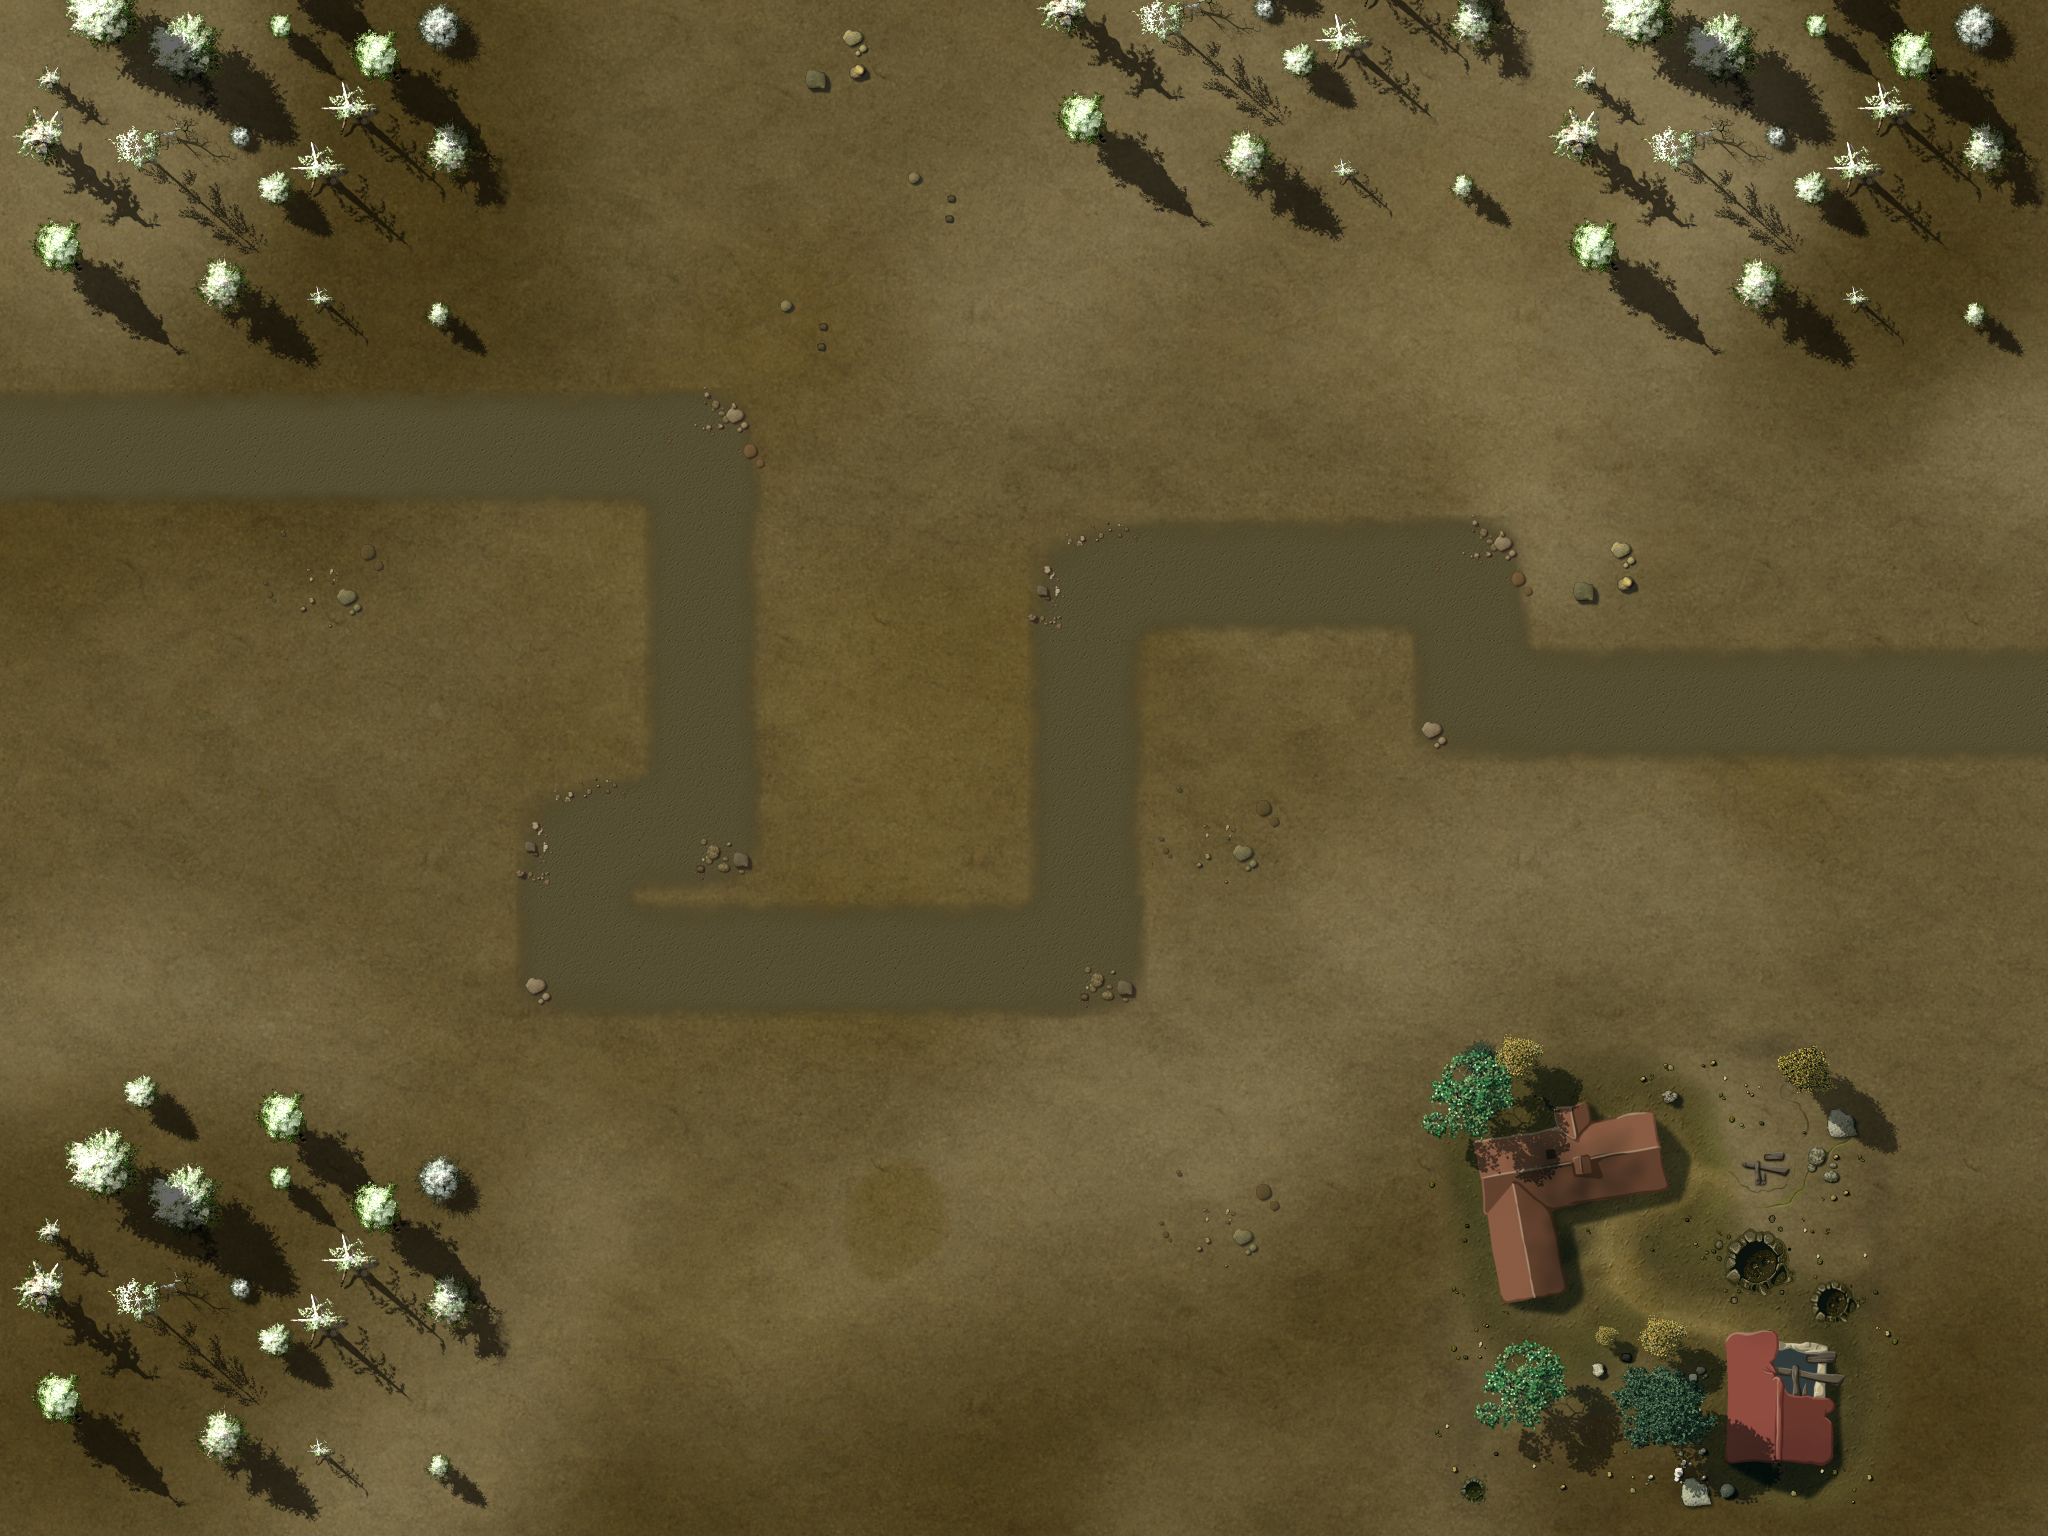

The image is a tile-based game level rendered from a .tmx file. Its description and source (layers, tilesets, objects; grid data summarised) follow:
An orthogonal 16x12 tile map with 128x128 px tiles, 4 tile layers (Ground, Objects2, Objects1, Path), 1 hidden layer not drawn, 3 tilesets and 13 objects.

<map version="1.0" orientation="orthogonal" width="16" height="12" tilewidth="128" tileheight="128">
 <properties>
<property name="wave01" value="4,4,4,10,10,10,10,1,1,1,1,1,4,1,1,4,1,1,10,10,10,10,10,10,4,1,1,1,1,1,1" />
<property name="wave02" value="1,1,1,4,1,1,4,1,1,4,1,1,1,4,1,1,4,1,1,1,4,1,1,1,1,1,1,10,10,10,2,1,1" />
<property name="wave03" value="1,1,1,2,4,4,1,1,1,4,1,2,1,2,1,3,1,4,4,1,1,2,1,1,1,1,4,1" />
<property name="wave04" value="10,10,10,10,3,3,10,10,10,10,10,10,10,10,10,10,10,10,10,10,10,10,10,10,10,10,10,10,10,10,10,10,10,10,10,10,10,10,10,10,10,10,10" />
<property name="wave05" value="10,10,10,6,10,1,10,1,10,1,10,10,10,1,1,1,1,10,10,10,10,1,1,1,10" />
<property name="wave06" value="10,10,10,10,10,10,10,10,1,3,1,1,2,2,4,4,4,10,10,10,10,4,10,2,1,1,10,10,10,10,4,4,2,10,1,1,1,1" />
<property name="wave07" value="4,4,4,2,2,4,1,4,2,1,1,1,1,1,4,1,4,4,1,1,1,2,1,1,1,1,1,1,5,5,5,1,1,1,7" />
<property name="wave08" value="2,2,10,6,10,10,10,10,10,10,10,10,10,2,10,10,2,2,10,10,10,2,2,10,10" />
<property name="wave09" value="4,4,2,10,10,10,1,1,1,1,1,10,10,10,4,4,2,10,10,10,2,1,1,1" />
<property name="wave10" value="1,1,1,1,10,10,10,2,4,2,4,1,1,1,10,10,10,10,1,1,1,2,2,4,4,2,100,10,10,10" />
<property name="wave11" value="10,10,10,10,10,10,3,10,10,10,10,3,10,10,10,10,10,3,10,10,10,10,10,10,10,10,10,10,2,10,1,1,1,1,3" />
<property name="wave12" value="1,1,1,1,3,1,1,1,5,6,1,6,5,1,1,1,5,5,5,4,4,4,2,2,1,1,1,1,2,3,1,1,1" />
<property name="wave13" value="1,4,4,1,1,3,1,1,1,1,4,1,4,1,4,4,1,4,5,2,5,5,5,1,1,1,1,1" />
<property name="wave14" value="2,3,4,1,1,1,1,2,6,3,6,4,4,4,2,4,4,1,1,2,1,1,4,2,4,1,1,1,1,1,3" />
<property name="wave15" value="2,10,10,10,10,10,8,10,10,1,1,1,8,10,4,1,4,4,10,10,10,10,2,2,10,10,10,4,1,4,2,1,1,1,1,10,10,10" />
<property name="wave16" value="1,2,1,1,1,2,10,10,10,2,10,10,1,1,2,2,1,1,10,10,10,10,10,2,2,1,1" />
<property name="wave17" value="7,7,6,4,4,4,3,1,1,1,2,5,5,5,6,9,9,9,6,1,1,1,1,1,2,2,7,7" />
<property name="wave18" value="10,10,10,10,10,10,10,6,10,10,10,2,2,10,10,10,10,10,10,10,3,2,2,10,10,10" />
<property name="wave19" value="10,10,10,10,10,10,3,10,3,7,7,6,6,1,1,6,10,10,10,10,10,10,10,10,10,10,10,10,10,10,10,10,10,10,2,10,1,1,1,1,3" />
<property name="wave20" value="10,10,10,1,10,3,3,10,10,1,10,10,10,10,10,1,10,3,3,10,10,10,10,10,1,10,10,1,10,10,10,10,1,10,10,10,10,2,10,10,2,10,10,101" />
<property name="wave21" value="10,10,10,10,10,10,3,10,10,10,10,10,10,10,10,10,10,10,10,10,10,10,10,10,10,10,2,10,1,1,1,1,3" />
<property name="wave22" value="3,1,10,10,10,10,10,10,10,10,10,10,10,1,1,1,1,4,4,2,3,10,10,10,10,10,10,1,1,1,5,5,5,5" />
<property name="wave23" value="1,1,1,1,1,2,2,8,1,1,1,1,1,2,2,1,3,3,2,1,1,1,6,6,1,1,1,1,1,10,10,10,1" />
<property name="wave24" value="10,10,10,10,10,10,10,2,8,11,11,8,8,6,11,10,10,6,1,1,2,3,10,10,8,5,5,5,1,1,2,2,3" />
<property name="wave25" value="7,7,7,7,7,4,4,1,4,1,1,3,1,1,3,1,1,1,5,5,5,4,4,4,1,1,1,1,10,10,10,10,10,10,10,11,11,11,11,1,4,4,1" />
<property name="wave26" value="10,10,10,10,3,10,10,10,10,10,3,10,10,10,10,10,10,10,10,10,10,10,6,6,6,10,10,10,10,2,7,7,7,7,10,10,10,10,5,5,5,5,4,1,4" />
<property name="wave27" value="9,9,1,9,11,11,11,9,2,9,9,8,8,7,7,7,5,5,5,4,1,4,1,1,1,1,1,1,1,1,1,1,1,8,1,1,8,1,1,8" />
<property name="wave28" value="10,10,10,10,2,10,10,10,2,10,3,3,10,8,10,4,4,4,4,4,2,1,2,1,3,10,10,10,10,10,10,10,3,10,11,11,11,8,2,1,1,1,1,6,6" />
<property name="wave29" value="11,11,11,9,9,11,11,8,11,11,6,6,6,5,5,5,1,1,3,1,1,4,4,4,2,3,10,10,10,10,9,9,9,1,1,1,9,9,9,8,1,1,2,3" />
<property name="wave30" value="10,10,10,10,10,10,10,10,8,10,10,10,3,10,8,8,10,10,2,10,3,10,6,3,3,10,10,10,10,10,10,103,10,10,10,10,9,9,2,6,6,6,10,10,9,9" />
 </properties>
 <tileset firstgid="1" name="ground" tilewidth="128" tileheight="128">
  <image source="tilesWorld1.png" width="2048" height="2048" />
 </tileset>
 <tileset firstgid="257" name="path" tilewidth="128" tileheight="128">
  <image source="path01.png" width="512" height="512" />
 </tileset>
 <tileset firstgid="273" name="ground" tilewidth="2048" tileheight="1536">
  <image source="ground1.jpg" width="2048" height="1536" />
 </tileset>
 <layer name="Ground" width="16" height="12">
  <data>[192 cells, 1 non-empty, 1 distinct tile ids]</data>
 </layer>
 <layer name="Objects2" width="16" height="12">
  <data>[192 cells, 5 non-empty, 2 distinct tile ids]</data>
 </layer>
 <layer name="Objects1" width="16" height="12">
  <data>[192 cells, 67 non-empty, 34 distinct tile ids]</data>
 </layer>
 <objectgroup name="Objects3" width="16" height="12" />
 <layer name="Path" width="16" height="12">
  <data>[192 cells, 26 non-empty, 6 distinct tile ids]</data>
 </layer>
 <objectgroup name="Locked" width="16" height="12">
  <object x="2432" y="256" />
  <object x="1664" y="256" width="256" height="128" />
  <object x="1920" y="256" width="128" height="1024" />
  <object x="0" y="1280" width="2048" height="256" />
  <object x="0" y="0" width="2048" height="256" />
  <object x="0" y="256" width="128" height="1024" />
  <object x="128" y="256" width="384" height="128" />
  <object x="128" y="1152" width="384" height="128" />
  <object x="128" y="1024" width="256" height="128" />
  <object x="1408" y="1024" width="256" height="128" />
  <object x="1408" y="1152" width="512" height="128" />
  <object x="1792" y="1024" width="128" height="128" />
 </objectgroup>
 <objectgroup name="Waypoints" width="16" height="12" visible="0">
  <object x="0" y="512">
   <polyline points="-133,-58 702,-62 706,315 578,322 577,452 1084,448 1091,64 1468,58 1468,191 2193,186" />
  </object>
 </objectgroup>
 <layer name="blendAdd" width="16" height="12" visible="0">
  <data>[192 cells, 0 non-empty, 0 distinct tile ids]</data>
 </layer>
</map>
